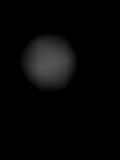
#> input picture Test/test_figure/depth_feature_3.png, 120 x 160 px
$ python depth_process.py
#> lines starting #> are read from the running program, lines starting #| are printed output that depends on the picture; after the words box and inside, x2 and y2 are one past the last pixel; in counts of white or black regions, pixels touching at a corner belong together; long printed decimals are rounded
import cv2
import numpy as np


class DepthKit:
    def __init__(self, depth_poisson=np.zeros((160, 120)), z_range=0.002):
        self.z_range = z_range
        self.depth = np.clip(depth_poisson / self.z_range, 0, 1)

    def update_depth(self, depth_poisson):
        depth_poisson[depth_poisson<0] = 0 # for sometime bug
        self.depth = np.clip(depth_poisson / self.z_range, 0, 1)

    def check_contact(self):
        if np.max(self.depth) > 0:
            return True
        else:
            return False

    def calc_center(self):
        M = cv2.moments(self.depth)
        if M["m00"] <= 1e-6:
            return [79.5, 59.5]
        else:
            cX = M["m01"] / M["m00"]
            cY = M["m10"] / M["m00"]
            return [cX,cY]

    def calc_total(self):
        return np.sum(self.depth)

    def calc_mean(self):
        return self.calc_total() / (160 * 120)

    def show(self):
        cv2.imshow("depth", self.depth)
        cv2.waitKey(0)


if __name__ == "__main__":
    depth = cv2.imread("../Test/test_figure/depth_feature_3.png", cv2.IMREAD_GRAYSCALE)
#> depth is the input picture: shape (160, 120); min 0, max 85, mean 6.1
    depth = np.asarray(depth * 0.002 / 255, dtype=np.float64)
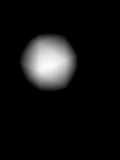
#> depth: shape (160, 120) float64; min 0, max 0.000667, mean 4.8e-05; drawn with min black and max white
    depth_kit = DepthKit(depth)
    depth_kit.show()
    print("have contact:", depth_kit.check_contact())
#| have contact: True
    print("center:", depth_kit.calc_center())
#> in calc_center, `M = cv2.moments(self.depth)`: M = moments, m00 460.7, centre m10/m00, m01/m00 = (48.83, 61.89)
#> in calc_center, `cX = M["m01"] / M["m00"]`: cX = 61.89
#> in calc_center, `cY = M["m10"] / M["m00"]`: cY = 48.83
#| center: [61.886, 48.827]
    print("sum:", depth_kit.calc_total())
#| sum: 460.702
    print("mean:", depth_kit.calc_mean())
#| mean: 0.02399

    depth = cv2.imread("../Test/test_figure/depth_feature_3.png")
    center=depth_kit.calc_center()
#> center = [61.89, 48.83]
    center[0] = int(center[0])
    center[1] = int(center[1])
    # cv2.circle(depth, (center[1], center[0]), 5, (0, 0, 255), -1)
    cv2.drawMarker(depth, (center[1], center[0]), color=(0, 0, 255), markerType=cv2.MARKER_CROSS, thickness=2)
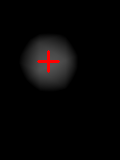
#> depth: shape (160, 120, 3); 0.63% of pixels changed, all inside (x1, y1, x2, y2) = (37, 50, 60, 73)
    cv2.imwrite("tactile_center.png", depth)
    cv2.imshow("depth", depth)
    cv2.waitKey(0)
    print("?")
